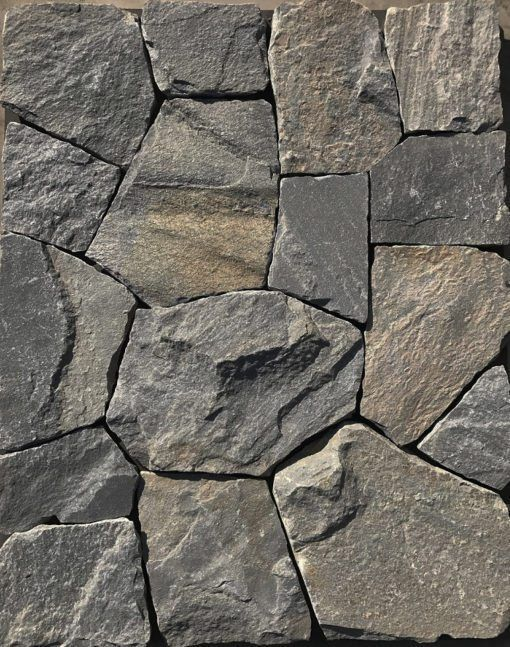
#> input picture image2.jpeg, 510 x 647 px
$ python frequency_domain.py
#> lines starting #> are read from the running program, lines starting #| are printed output that depends on the picture
# -*- coding: utf-8 -*-
"""Frequency Domain.ipynb

Automatically generated by Colab.

Original file is located at
    https://colab.research.google.com/drive/17YFmEKVdH089op3KSkr762sXOtKu7bmW
"""

import cv2
import numpy as np
import matplotlib.pyplot as plt

# Load and preprocess image
def preprocess_image(image_path):
#> called with image_path = 'image2.jpeg'
    image = cv2.imread(image_path)  # Load image
#> image is the input picture: shape (647, 510, 3); mean B, G, R 101.2, 108.7, 112.9
    gray_image = cv2.cvtColor(image, cv2.COLOR_BGR2GRAY)  # Convert to grayscale
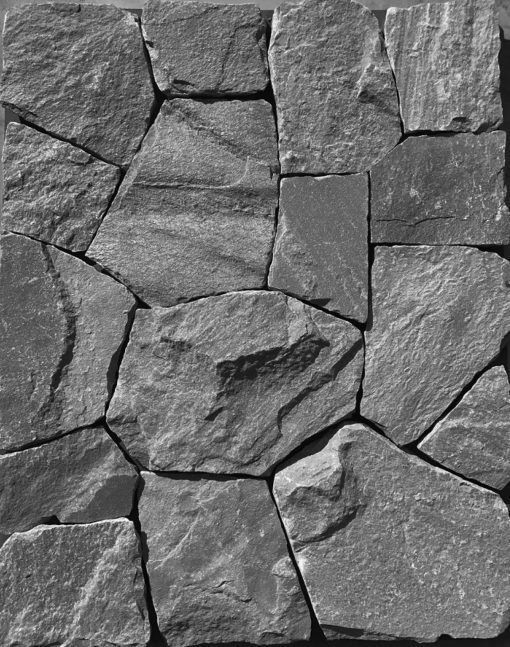
#> gray_image: shape (647, 510); min 0, max 254, mean 109.1
    normalized_image = gray_image / 255.0  # Normalize to [0, 1]
    return gray_image, normalized_image

# Example usage
image_path = 'image2.jpeg'
gray_image, normalized_image = preprocess_image(image_path)

# Display results
plt.figure(figsize=(10, 5))
plt.subplot(121), plt.imshow(gray_image, cmap='gray'), plt.title('Grayscale')
plt.subplot(122), plt.imshow(normalized_image, cmap='gray'), plt.title('Normalized')
plt.show()
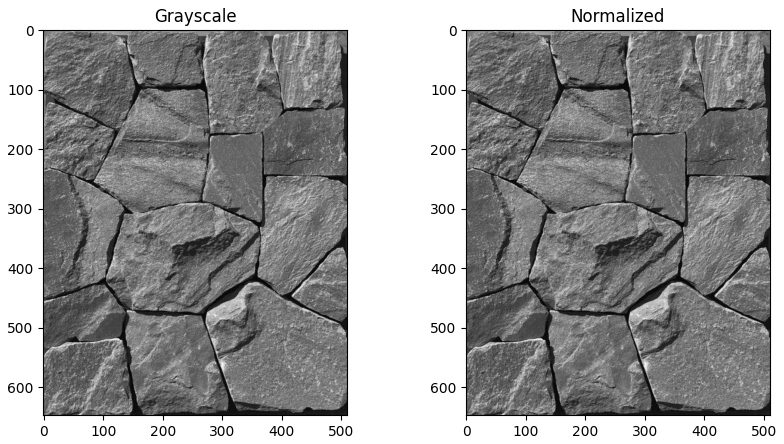
#> figure drawn by matplotlib, 2 panels

def compute_dft(image):
    dft = np.fft.fft2(image)  # Compute DFT
    dft_shift = np.fft.fftshift(dft)  # Shift zero frequency to the center
    magnitude_spectrum = 20 * np.log(np.abs(dft_shift))  # Compute magnitude spectrum
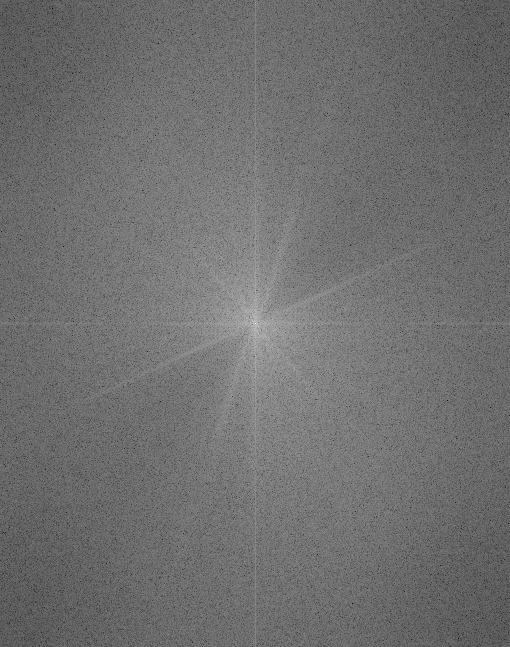
#> magnitude_spectrum: shape (647, 510) float64; min -66.81, max 237.2, mean 66.4; drawn with min black and max white
    return dft, dft_shift, magnitude_spectrum

dft, dft_shift, magnitude_spectrum = compute_dft(normalized_image)

# Display magnitude spectrum
plt.imshow(magnitude_spectrum, cmap='gray')
plt.title('Magnitude Spectrum')
plt.colorbar()
plt.show()
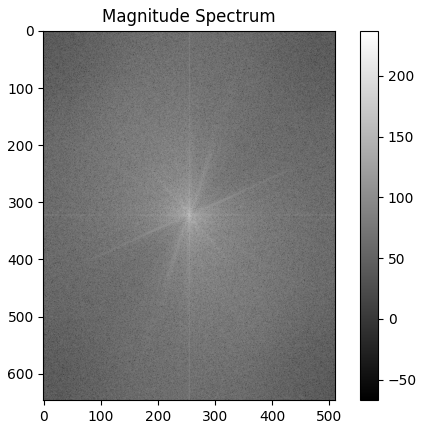
#> figure drawn by matplotlib, 2 panels

from google.colab import drive
drive.mount('/content/drive')

def apply_low_pass_filter(dft_shift, size=30):
#> called with dft_shift = array of shape (647, 510), size = 30
    rows, cols = dft_shift.shape
#> rows = 647; cols = 510
    crow, ccol = rows // 2, cols // 2  # Center coordinates
#> crow = 323; ccol = 255
    mask = np.zeros((rows, cols), np.uint8)
    mask[crow-size:crow+size, ccol-size:ccol+size] = 1  # Low-pass mask
    filtered_dft = dft_shift * mask  # Apply filter
    return filtered_dft

# Apply LPF
lpf_filtered_dft = apply_low_pass_filter(dft_shift)
lpf_image = np.abs(np.fft.ifft2(np.fft.ifftshift(lpf_filtered_dft)))
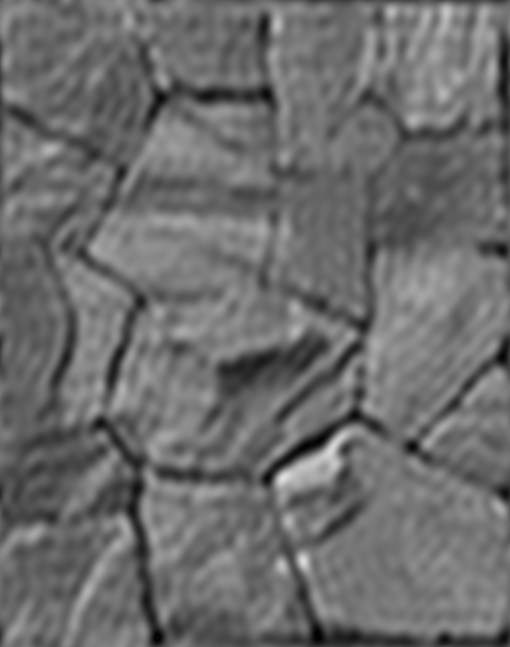
#> lpf_image: shape (647, 510) float64; min 0.00172, max 0.882, mean 0.428

# Visualize filtered image
plt.imshow(lpf_image, cmap='gray')
plt.title('Low-Pass Filtered Image')
plt.show()

def apply_high_pass_filter(dft_shift, size=30):
#> called with dft_shift = array of shape (647, 510), size = 30
    rows, cols = dft_shift.shape
#> rows = 647; cols = 510
    crow, ccol = rows // 2, cols // 2  # Center coordinates
#> crow = 323; ccol = 255
    mask = np.ones((rows, cols), np.uint8)
    mask[crow-size:crow+size, ccol-size:ccol+size] = 0  # High-pass mask
    filtered_dft = dft_shift * mask  # Apply filter
    return filtered_dft

# Apply HPF
hpf_filtered_dft = apply_high_pass_filter(dft_shift)
hpf_image = np.abs(np.fft.ifft2(np.fft.ifftshift(hpf_filtered_dft)))
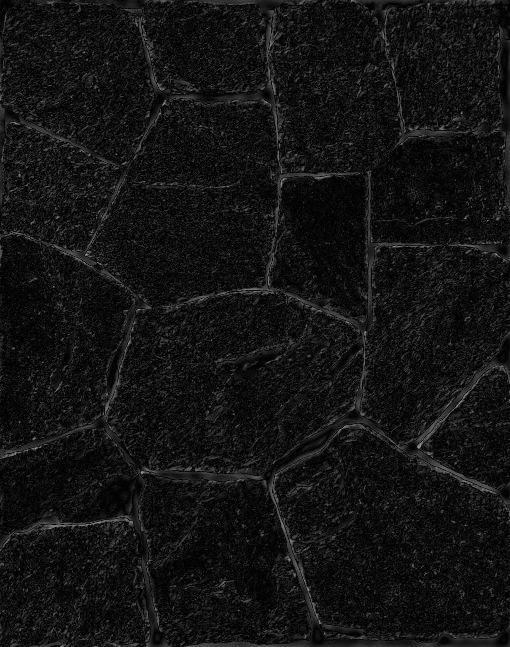
#> hpf_image: shape (647, 510) float64; min 1.09e-05, max 0.608, mean 0.078

# Visualize filtered image
plt.imshow(hpf_image, cmap='gray')
plt.title('High-Pass Filtered Image')
plt.show()

# Visualization Summary
plt.figure(figsize=(15, 10))

plt.subplot(231), plt.imshow(gray_image, cmap='gray'), plt.title('Original Image')
plt.subplot(232), plt.imshow(magnitude_spectrum, cmap='gray'), plt.title('Magnitude Spectrum')
plt.subplot(233), plt.imshow(lpf_image, cmap='gray'), plt.title('Low-Pass Filtered Image')
plt.subplot(234), plt.imshow(hpf_image, cmap='gray'), plt.title('High-Pass Filtered Image')

plt.tight_layout()
plt.show()

# Inverse Fourier Transform (IFT)
def inverse_dft(filtered_dft):
    return np.abs(np.fft.ifft2(np.fft.ifftshift(filtered_dft)))


lpf_image = inverse_dft(lpf_filtered_dft)
hpf_image = inverse_dft(hpf_filtered_dft)


plt.subplot(233), plt.imshow(lpf_image, cmap='gray'), plt.title('Low-Pass Filtered Image')
plt.subplot(234), plt.imshow(hpf_image, cmap='gray'), plt.title('High-Pass Filtered Image')
